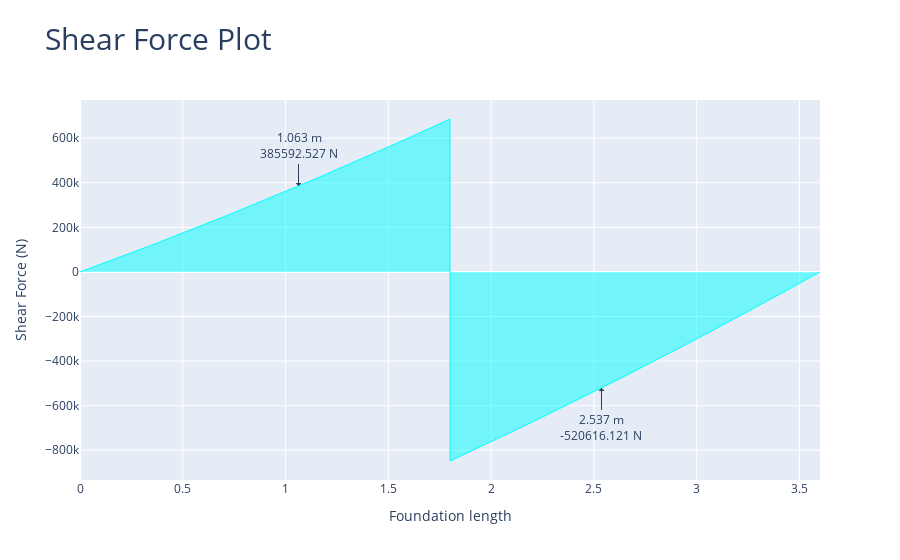

Notebook code cell kept with this figure:
### Code cell
# Plot the shear force of the foundation in x direction
fdn_design.plot_shear_force_X()

### Figure 1 — Plotly figure (JSON) as saved in the notebook; plotly's stock layout.template omitted (floating-point values rounded to 4 significant figures; data arrays with more than 128 entries replaced by an {"elided": "..."} marker saying what was removed)
{"data": [{"fill": "tozeroy", "hovertemplate": "x: %{x:.3f} %{meta[0]}<br>f(x): %{y:.3f} %{meta[1]}", "line": {"color": "aqua", "width": 1}, "meta": ["m", "N"], "mode": "lines", "name": "Shear Force", "type": "scatter", "x": {"elided": "204 float values"}, "y": {"elided": "204 float values"}}], "layout": {"annotations": [{"arrowhead": 1, "ax": 0, "ay": -40, "showarrow": true, "text": "1.063 m<br>385592.527 N", "x": 1.063, "xref": "x", "y": 385600.0, "yref": "y"}, {"arrowhead": 1, "ax": 0, "ay": 40, "showarrow": true, "text": "2.537 m<br>-520616.121 N", "x": 2.537, "xref": "x", "y": -520600.0, "yref": "y"}], "title": {"font": {"size": 30}, "text": "Shear Force Plot"}, "xaxis": {"title": {"text": "Foundation length"}}, "yaxis": {"title": {"text": "Shear Force (N)"}}}}
